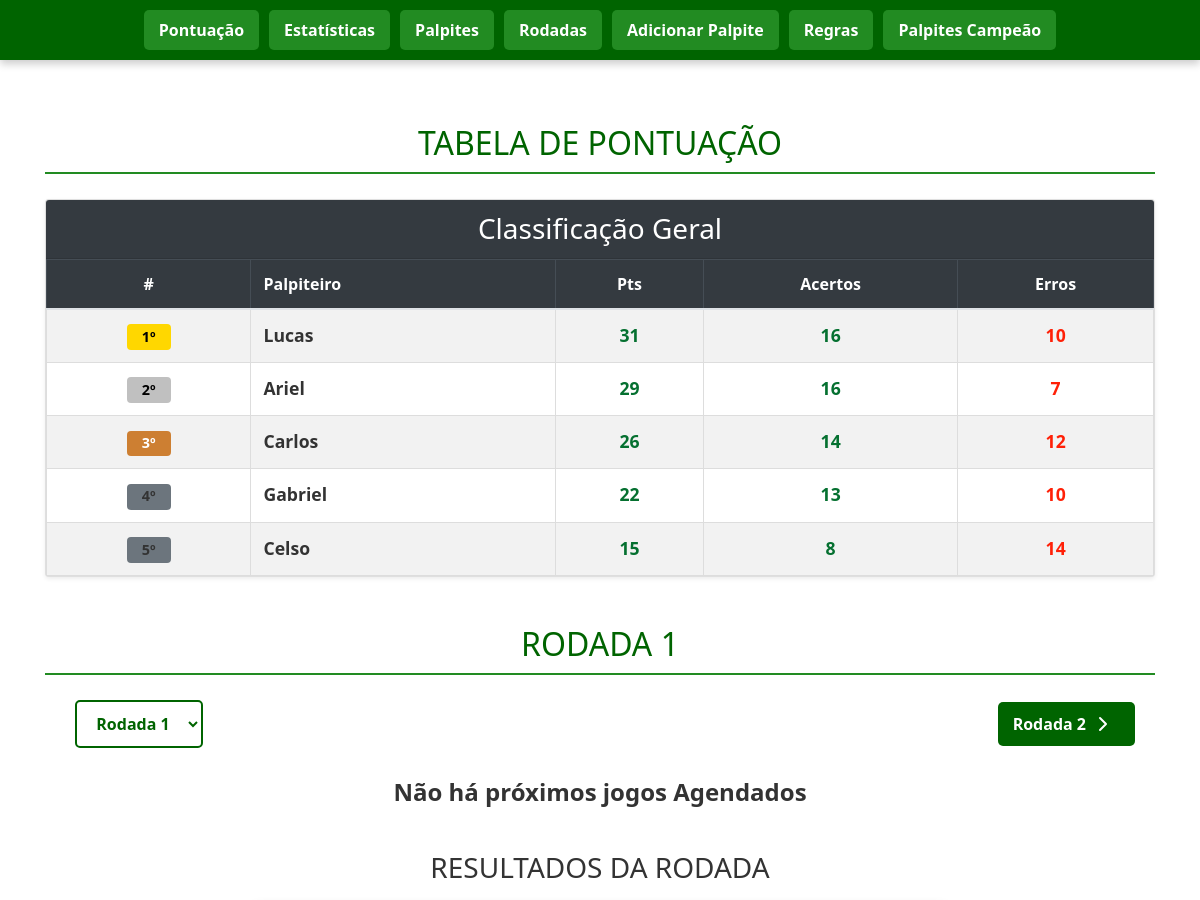
/?rodada=1 (upper part), run on an earlier commit of the app's database.
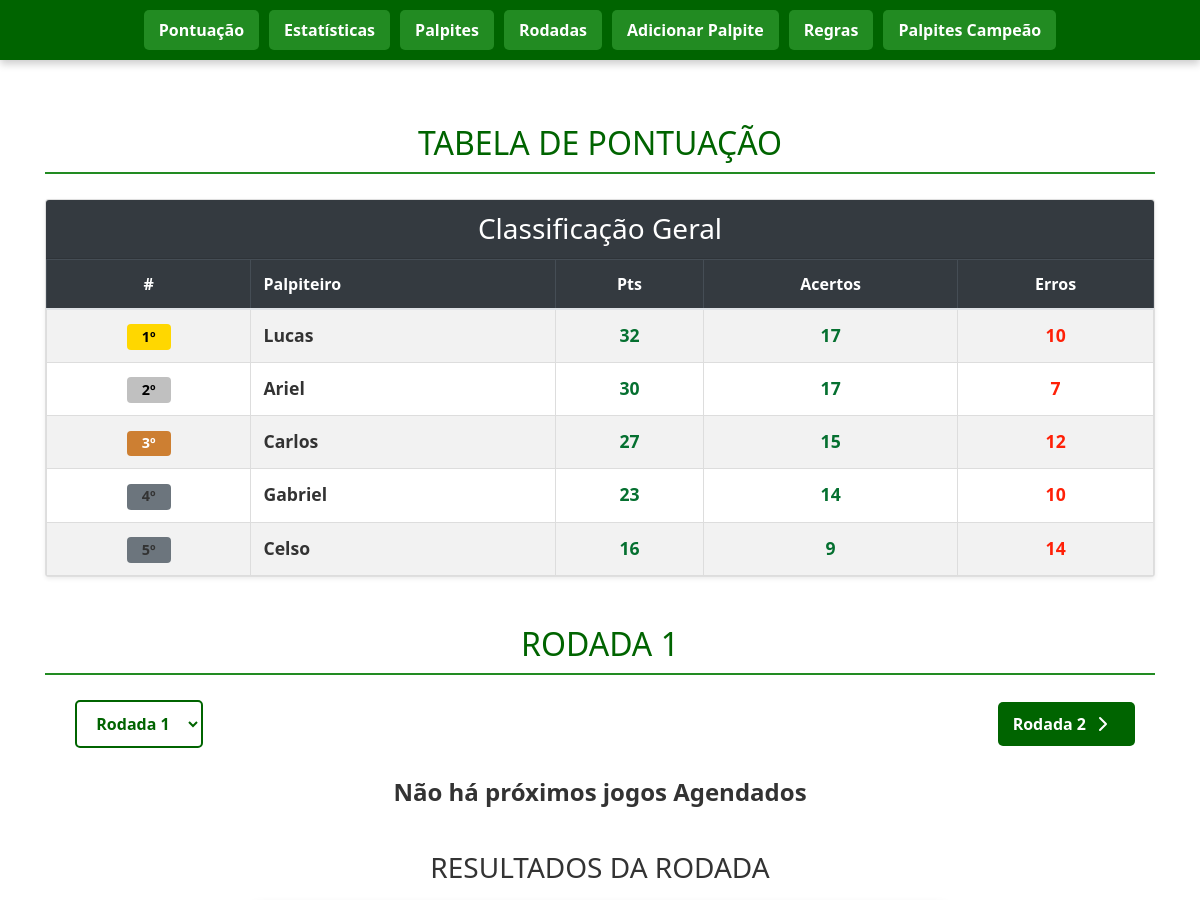
And on a later commit of the database.
### tables this page shows
CREATE TABLE pontuacao (
        id INTEGER PRIMARY KEY AUTOINCREMENT,
        posicao INTEGER,
        nome TEXT UNIQUE,
        pontos INTEGER DEFAULT 0,
        acertos INTEGER DEFAULT 0,
        erros INTEGER DEFAULT 0
    , pontos_bonus INTEGER DEFAULT 0);

### app.py (the view)
@app.route('/')
def index():
    conn = get_db_connection()
    pontuacao = conn.execute('''
        SELECT nome, acertos, erros, pontos, pontos_bonus,
               (pontos + pontos_bonus) as total_pontos
        FROM pontuacao
        ORDER BY total_pontos DESC, acertos DESC
    ''').fetchall()
    agora = datetime.now()
    rodada_param = request.args.get('rodada', type=int)
    rodadas_disponiveis = sorted([r['rodada'] for r in conn.execute("SELECT DISTINCT rodada FROM jogos ORDER BY rodada").fetchall()])
    if rodada_param and rodada_param in rodadas_disponiveis:
        rodada_ativa = rodada_param
    else:
        rodada_ativa = rodadas_disponiveis[-1] if rodadas_disponiveis else 1
    rodada_index = rodadas_disponiveis.index(rodada_ativa) if rodada_ativa in rodadas_disponiveis else -1
    tem_proxima = rodada_index != -1 and rodada_index < len(rodadas_disponiveis) - 1
    tem_anterior = rodada_index > 0
    agora_str = agora.strftime('%Y-%m-%d %H:%M')
    jogos_futuros = conn.execute(
        "SELECT id, rodada, time1_nome, time1_img, time1_sigla, time2_nome, time2_img, time2_sigla, data_hora, local, placar_time1, placar_time2 FROM jogos WHERE rodada = ? AND data_hora > ? ORDER BY data_hora ASC",
        (rodada_ativa, agora_str)
    ).fetchall()
    jogos_passados = conn.execute(
        "SELECT id, rodada, time1_nome, time1_img, time1_sigla, time2_nome, time2_img, time2_sigla, data_hora, local, placar_time1, placar_time2, status FROM jogos WHERE rodada = ? AND data_hora <= ? ORDER BY data_hora DESC",
        (rodada_ativa, agora_str)
    ).fetchall()
    conn.close()
    print(f"\n[LOG] Acessando página inicial - Rodada ativa: {rodada_ativa}")
    print(f"[LOG] Jogos futuros: {len(jogos_futuros)}, Jogos passados: {len(jogos_passados)}\n")
    return render_template('index.html',
        pontuacao=pontuacao,
        rodada_ativa=rodada_ativa,
        jogos_futuros=jogos_futuros,
        jogos_passados=jogos_passados,
        rodadas_disponiveis=rodadas_disponiveis,
        tem_proxima=tem_proxima,
        tem_anterior=tem_anterior,
        proxima_rodada=rodadas_disponiveis[rodada_index + 1] if tem_proxima else None,
        anterior_rodada=rodadas_disponiveis[rodada_index - 1] if tem_anterior else None
    )

### app.py (called while the page is built)
def get_db_connection():
    conn = sqlite3.connect('palpites.db')
    conn.row_factory = sqlite3.Row
    return conn

### templates/index.html (shortened to what the changed rows need)
<!DOCTYPE html>
<html lang="pt">
<head>
    <link rel="stylesheet" href="https://stackpath.bootstrapcdn.com/bootstrap/4.5.2/css/bootstrap.min.css">
    <link rel="stylesheet" href="{{ url_for('static', filename='style.css') }}">
</head>
<body>
    <main style="padding-top: 80px;">
        <div class="container py-4">
            <div class="text-center mb-4">
                <h1 class="display-5 fw-bold" style="color: #006400;">TABELA DE PONTUAÇÃO</h1>
            </div>
        <div class="card shadow-sm mb-5">
            <div class="card-body p-0">
                <div class="table-responsive">
                    <table class="table table-striped table-hover mb-0">
                        <thead class="table-dark">
                            <tr>
                                <th class="text-center">#</th>
                                <th>Palpiteiro</th>
                                <th class="text-center">Pts</th>
                                <th class="text-center">Acertos</th>
                                <th class="text-center">Erros</th>
                            </tr>
                        </thead>
                        <tbody>
                            {% for jogador in pontuacao %}
                            <tr class="align-middle">
                                <td class="text-center">
                                    {% if loop.index == 1 %}
                                        <span class="badge bg-gold">{{ loop.index }}º</span>
                                    {% elif loop.index == 2 %}
                                        <span class="badge bg-silver">{{ loop.index }}º</span>
                                    {% elif loop.index == 3 %}
                                        <span class="badge bg-bronze">{{ loop.index }}º</span>
                                    {% else %}
                                        <span class="badge bg-secondary">{{ loop.index }}º</span>
                                    {% endif %}
                                </td>
                                <td>
                                    <div class="d-flex align-items-center">
                                        <strong class="player-name">{{ jogador.nome }}</strong>
                                    </div>
                                </td>
                                <td class="pri">{{ jogador.total_pontos }}</td>
                                <td class="pri">{{ jogador.acertos }}</td>
                                <td class="qui">{{ jogador.erros }}</td>
                            </tr>
                            {% endfor %}
                        </tbody>
                    </table>
                </div>
            </div>
        </div>
        <h2>RODADA {{ rodada_ativa }}</h2>
        {% if jogos_passados %}
        <br>
        {% else %}
            <br>
            <h4 class="no-games-message"><strong>Nenhum resultado de jogo disponível para esta rodada.</strong></h4>
        {% endif %}
        </div>
    </main>
</body>
</html>

What changed in the data, as far as the page shows it:
changed pontuacao "Lucas": total_pontos "31" → "32"; acertos "16" → "17"
changed pontuacao "Ariel": total_pontos "29" → "30"; acertos "16" → "17"
changed pontuacao "Carlos": total_pontos "26" → "27"; acertos "14" → "15"
changed pontuacao "Gabriel": total_pontos "22" → "23"; acertos "13" → "14"
changed pontuacao "Celso": total_pontos "15" → "16"; acertos "8" → "9"
